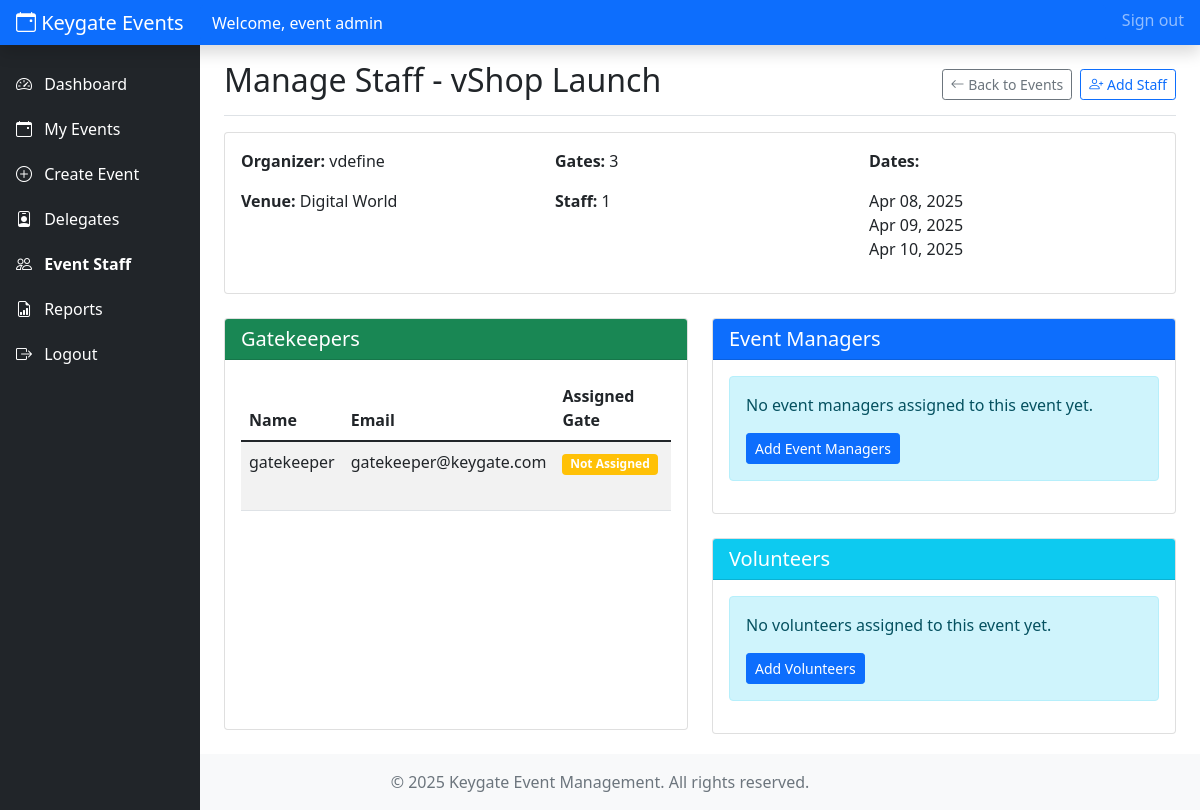
Page /event_admin/manage_staff.php?event_id=1 (signed in) on the committed database.
### tables this page shows
CREATE TABLE `events` (
  `id` int NOT NULL,
  `event_name` varchar(255) NOT NULL,
  `event_organiser` varchar(255) NOT NULL,
  `event_venue` text NOT NULL,
  `access_gates_required` int NOT NULL,
  `created_by` int NOT NULL,
  `status` enum('Active','Completed','Cancelled','Scheduled','Pending Approval') DEFAULT 'Pending Approval',
  `approved_by` int DEFAULT NULL,
  `created_at` timestamp NULL DEFAULT CURRENT_TIMESTAMP,
  `updated_at` timestamp NULL DEFAULT CURRENT_TIMESTAMP ON UPDATE CURRENT_TIMESTAMP
);

CREATE TABLE `event_users` (
  `id` int NOT NULL,
  `name` varchar(100) NOT NULL,
  `mobile` varchar(20) NOT NULL,
  `email` varchar(100) NOT NULL,
  `password` varchar(255) NOT NULL,
  `event_id` int NOT NULL,
  `role_id` int NOT NULL,
  `approved_by` int DEFAULT NULL,
  `last_active` timestamp NULL DEFAULT NULL,
  `last_active_gate` int DEFAULT NULL,
  `created_at` timestamp NULL DEFAULT CURRENT_TIMESTAMP,
  `updated_at` timestamp NULL DEFAULT CURRENT_TIMESTAMP ON UPDATE CURRENT_TIMESTAMP
);

### includes/config.php (called while the page is built, shortened)
<?php
function db_connect() {
    $conn = new mysqli(DB_HOST, DB_USER, DB_PASS, DB_NAME);
    return $conn;
}
function get_record($table, $condition = '1', $fields = '*') {
    $conn = db_connect();
    $sql = "SELECT $fields FROM $table WHERE $condition LIMIT 1";
    $result = $conn->query($sql);
    if ($result && $result->num_rows > 0) {
        $row = $result->fetch_assoc();
        return $row;
    }
    return false;
}
function get_records($table, $condition = '1', $fields = '*', $order_by = '', $limit = '') {
    $conn = db_connect();
    $sql = "SELECT $fields FROM $table WHERE $condition";
    if (!empty($order_by)) {
        $sql .= " ORDER BY $order_by";
    }
    $result = $conn->query($sql);
    $records = [];
    if ($result && $result->num_rows > 0) {
        while ($row = $result->fetch_assoc()) {
            $records[] = $row;
        }
    }
    return $records;
}
?>

### includes/event_admin_functions.php (called while the page is built, shortened)
<?php
require_once 'config.php';
function get_event_details($event_id, $user_id = null) {
    $event = get_record('events', "id = $event_id" . ($user_id ? " AND created_by = $user_id" : ""));
    $dates = get_records('event_dates', "event_id = $event_id", 'event_date', 'event_date ASC');
    $event['dates'] = array_column($dates, 'event_date');
    $gates = get_records('access_gates', "event_id = $event_id", '*', 'id ASC');
    $event['gates'] = $gates;
    $conn = db_connect();
    $sql_delegates = "SELECT COUNT(*) as total FROM event_delegates WHERE event_id = $event_id";
    $result_delegates = $conn->query($sql_delegates);
    $event['total_delegates'] = $result_delegates->fetch_assoc()['total'];
    $sql_approved = "SELECT COUNT(*) as total FROM event_delegates WHERE event_id = $event_id AND approved = 'Yes'";
    $result_approved = $conn->query($sql_approved);
    $event['approved_delegates'] = $result_approved->fetch_assoc()['total'];
    $sql_users = "SELECT COUNT(*) as total FROM event_users WHERE event_id = $event_id";
    $result_users = $conn->query($sql_users);
    $event['total_event_users'] = $result_users->fetch_assoc()['total'];
    $sql_attendance = "SELECT COUNT(*) as total FROM event_attendance WHERE event_id = $event_id";
    $result_attendance = $conn->query($sql_attendance);
    $event['total_check_ins'] = $result_attendance->fetch_assoc()['total'];
    return [
        'success' => true,
        'event' => $event
    ];
}
function get_event_users($event_id, $user_id) {
    $event = get_record('events', "id = $event_id AND created_by = $user_id");
    $event_users = get_records('event_users', "event_id = $event_id", '*', 'name ASC');
    foreach ($event_users as &$event_user) {
        $role = get_record('event_user_roles', "id = {$event_user['role_id']}");
        $event_user['role_name'] = $role ? $role['role_name'] : 'Unknown';
    }
    return [
        'success' => true,
        'event_users' => $event_users
    ];
}
?>

### event_admin/manage_staff.php (the view, shortened to what this page needs)
<?php
require_once '../includes/config.php';
require_once '../includes/event_admin_functions.php';
$event_id = (int)$_GET['event_id'];
$event_details = get_event_details($event_id, $_SESSION['user_id']);
$event = $event_details['event'];
$event_users_result = get_event_users($event_id, $_SESSION['user_id']);
$event_users = [];
if ($event_users_result['success']) {
    $event_users = $event_users_result['event_users'];
}
$gates = $event['gates'];
$gatekeepers = [];
$event_managers = [];
$volunteers = [];
foreach ($event_users as $user) {
    if ($user['role_name'] == 'GateKeeper') {
        $gatekeepers[] = $user;
    } elseif ($user['role_name'] == 'Event Manager') {
        $event_managers[] = $user;
    } elseif ($user['role_name'] == 'Volunteer') {
        $volunteers[] = $user;
    }
}
include '../includes/event_admin_header.php';
?>
<div class="container-fluid">
    <div class="row">
        <nav id="sidebar" class="col-md-3 col-lg-2 d-md-block bg-dark sidebar">
            <div class="position-sticky pt-3">
                <ul class="nav flex-column">
                    <li class="nav-item">
                        <a class="nav-link text-white" href="dashboard.php">
                            <i class="bi bi-speedometer2 me-2"></i> Dashboard
                        </a>
                    </li>
                    <li class="nav-item">
                        <a class="nav-link text-white" href="events.php">
                            <i class="bi bi-calendar-event me-2"></i> My Events
                        </a>
                    </li>
                    <li class="nav-item">
                        <a class="nav-link text-white" href="create_event.php">
                            <i class="bi bi-plus-circle me-2"></i> Create Event
                        </a>
                    </li>
                    <li class="nav-item">
                        <a class="nav-link text-white" href="delegates.php">
                            <i class="bi bi-person-badge me-2"></i> Delegates
                        </a>
                    </li>
                    <li class="nav-item">
                        <a class="nav-link active text-white" href="event_users.php">
                            <i class="bi bi-people me-2"></i> Event Staff
                        </a>
                    </li>
                    <li class="nav-item">
                        <a class="nav-link text-white" href="reports.php">
                            <i class="bi bi-file-earmark-bar-graph me-2"></i> Reports
                        </a>
                    </li>
                    <li class="nav-item">
                        <a class="nav-link text-white" href="../logout.php">
                            <i class="bi bi-box-arrow-right me-2"></i> Logout
                        </a>
                    </li>
                </ul>
            </div>
        </nav>
        <main class="col-md-9 ms-sm-auto col-lg-10 px-md-4">
            <div class="d-flex justify-content-between flex-wrap flex-md-nowrap align-items-center pt-3 pb-2 mb-3 border-bottom">
                <h1 class="h2">Manage Staff - <?php echo htmlspecialchars($event['event_name']); ?></h1>
                <div class="btn-toolbar mb-2 mb-md-0">
                    <a href="events.php" class="btn btn-sm btn-outline-secondary me-2">
                        <i class="bi bi-arrow-left"></i> Back to Events
                    </a>
                    <a href="event_users.php?event_id=<?php echo $event_id; ?>" class="btn btn-sm btn-outline-primary">
                        <i class="bi bi-person-plus"></i> Add Staff
                    </a>
                </div>
            </div>
            <div class="card mb-4">
                <div class="card-body">
                    <div class="row">
                        <div class="col-md-4">
                            <p><strong>Organizer:</strong> <?php echo htmlspecialchars($event['event_organiser']); ?></p>
                            <p><strong>Venue:</strong> <?php echo htmlspecialchars($event['event_venue']); ?></p>
                        </div>
                        <div class="col-md-4">
                            <p><strong>Gates:</strong> <?php echo count($gates); ?></p>
                            <p><strong>Staff:</strong> <?php echo count($event_users); ?></p>
                        </div>
                        <div class="col-md-4">
                            <p><strong>Dates:</strong></p>
                            <ul class="list-unstyled">
                                <?php foreach ($event['dates'] as $date): ?>
                                    <li><?php echo date('M d, Y', strtotime($date)); ?></li>
                                <?php endforeach; ?>
                            </ul>
                        </div>
                    </div>
                </div>
            </div>
            <div class="row">
                <div class="col-md-6 mb-4">
                    <div class="card h-100">
                        <div class="card-header bg-success text-white">
                            <h5 class="mb-0">Gatekeepers</h5>
                        </div>
                        <div class="card-body">
                            <?php if (empty($gatekeepers)): ?>
                                <div class="alert alert-warning">
                                    <p>No gatekeepers assigned to this event yet.</p>
                                    <a href="event_users.php?event_id=<?php echo $event_id; ?>" class="btn btn-primary btn-sm">Add Gatekeepers</a>
                                </div>
                            <?php else: ?>
                                <div class="table-responsive">
                                    <table class="table table-striped">
                                        <thead>
                                            <tr>
                                                <th>Name</th>
                                                <th>Email</th>
                                                <th>Assigned Gate</th>
                                                <th>Actions</th>
                                            </tr>
                                        </thead>
                                        <tbody>
                                            <?php foreach ($gatekeepers as $gatekeeper): ?>
                                                <tr>
                                                    <td><?php echo htmlspecialchars($gatekeeper['name']); ?></td>
                                                    <td><?php echo htmlspecialchars($gatekeeper['email']); ?></td>
                                                    <td>
                                                        <?php if ($gatekeeper['last_active_gate']): ?>
                                                            <span class="badge bg-success"><?php echo htmlspecialchars($gatekeeper['last_active_gate_name']); ?></span>
                                                        <?php else: ?>
                                                            <span class="badge bg-warning">Not Assigned</span>
                                                        <?php endif; ?>
                                                    </td>
                                                    <td>
                                                    </td>
                                                </tr>
                                            <?php endforeach; ?>
                                        </tbody>
                                    </table>
                                </div>
                            <?php endif; ?>
                        </div>
                    </div>
                </div>
                <div class="col-md-6">
                    <div class="card mb-4">
                        <div class="card-header bg-primary text-white">
                            <h5 class="mb-0">Event Managers</h5>
                        </div>
                        <div class="card-body">
                            <?php if (empty($event_managers)): ?>
                                <div class="alert alert-info">
                                    <p>No event managers assigned to this event yet.</p>
                                    <a href="event_users.php?event_id=<?php echo $event_id; ?>" class="btn btn-primary btn-sm">Add Event Managers</a>
                                </div>
                            <?php endif; ?>
                        </div>
                    </div>
                    <div class="card">
                        <div class="card-header bg-info text-white">
                            <h5 class="mb-0">Volunteers</h5>
                        </div>
                        <div class="card-body">
                            <?php if (empty($volunteers)): ?>
                                <div class="alert alert-info">
                                    <p>No volunteers assigned to this event yet.</p>
                                    <a href="event_users.php?event_id=<?php echo $event_id; ?>" class="btn btn-primary btn-sm">Add Volunteers</a>
                                </div>
                            <?php endif; ?>
                        </div>
                    </div>
                </div>
            </div>
        </main>
    </div>
</div>
<?php
include '../includes/event_admin_footer.php';
?>

### includes/event_admin_header.php (style rules this page uses)
.sidebar { position: fixed; top: 0; bottom: 0; left: 0; z-index: 100; padding: 48px 0 0; }
.sidebar .nav-link { font-weight: 500; }
.sidebar .nav-link.active { font-weight: bold; }
.nav-item { margin-bottom: 5px; }
.card { margin-bottom: 20px; }

### rows in the picture
events: event_name "vShop Launch", event_organiser "vdefine", event_venue "Digital World"
event_users: name "gatekeeper", email "gatekeeper@keygate.com", shows "Not Assigned"

### other values in the picture
$_SESSION['user_name'] "event admin"
count($gates) "3"
count($event_users) "1"
date('M d, Y', strtotime($date)) "Apr 08, 2025"
date('M d, Y', strtotime($date)) "Apr 09, 2025"
date('M d, Y', strtotime($date)) "Apr 10, 2025"
